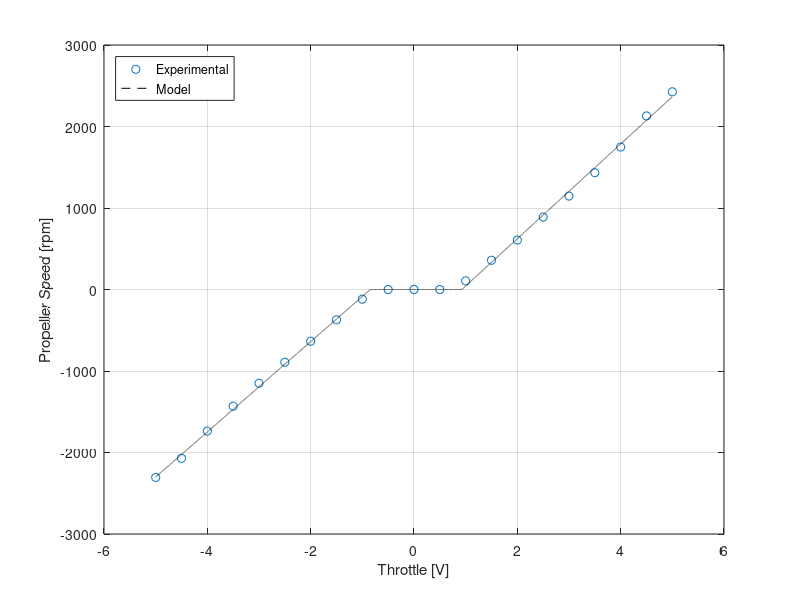

Here is the MATLAB script that generated this plot:
u_d = -5:.5:5;
rpm_d = [-2305.4357 -2071.495 -1737.294 -1431.7388 -1150.0551 -892.2429 -634.4307 -371.8442 -118.8063 0 0 0 105.5858 358.6237 606.8873 888.571 1146.3832 1432.8412 1747.945 2129.889 2425.8956];

u_c = -5:.001:5;
rpm_c = [554.02*u_c(u_c<=(-468.7/553.02))+468.7,0*u_c(u_c>(-468.7/553.02) & u_c<(537.41/580.71)),580.71*u_c(u_c>=(537.41/580.71))-537.41];

figure
plot(u_d,rpm_d,'o',u_c,rpm_c,'--k')
xlabel('Throttle [V]')
ylabel('Propeller Speed [rpm]')
legend('Experimental','Model','Location','Northwest')
grid